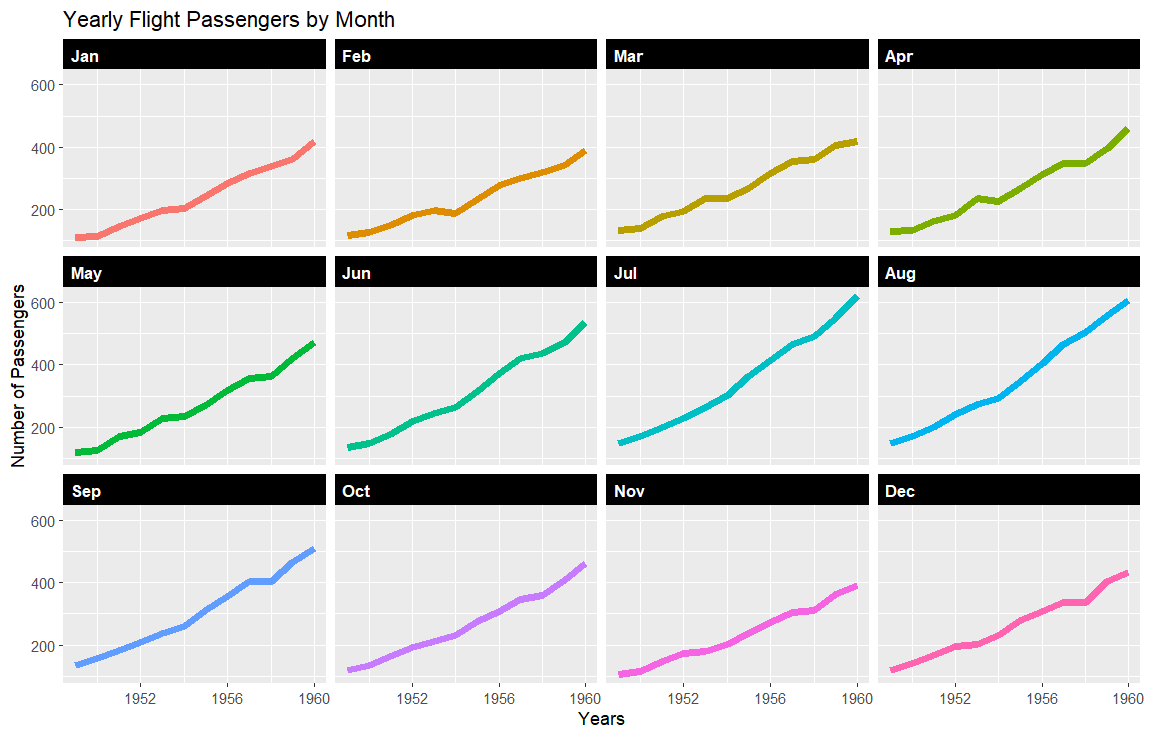

Write the R code that produced this figure.
#ICA11
#Kati Johnson

#Read the flights.csv file from the DATA folder in R.
#Generate line plots for each month over the available years.
#Give names to x and y axes.

library(ggplot2)
library(ggrepel)
library(cowplot)
library(tidyr)
library(dplyr)
library(ggridges)
library(colorspace)
library(stringr)
library(forcats)

fldf <- read.csv("C:\\Users\\kati.johnson\\Desktop\\DATA\\flights.csv")
head(fldf)

reorder <- fldf                              # Replicate data
reorder$month <- factor(reorder$month,      # Reordering group factor levels
                         levels = c("Jan", "Feb", "Mar", "Apr", "May", "Jun", "Jul", "Aug", "Sep", "Oct", "Nov", "Dec"))

ggplot(reorder, aes(x =year, y =passengers, color = month)) +
  geom_line(size=2) +
  facet_wrap( ~ month) +
  theme(strip.text = element_text(face = "bold", color = "white", hjust = 0, size = 10),
                             strip.background = element_rect(fill = "black", linetype = "solid"),legend.position = "none") +
  ggtitle('Yearly Flight Passengers by Month') + # for the main title
  xlab('Years') + # for the x axis label
  ylab('Number of Passengers') # for the y axis label
